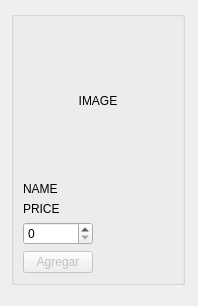
<?xml version="1.0" encoding="UTF-8"?>
<ui version="4.0">
 <class>layoutProducts</class>
 <widget class="QWidget" name="layoutProducts">
  <property name="geometry">
   <rect>
    <x>0</x>
    <y>0</y>
    <width>198</width>
    <height>306</height>
   </rect>
  </property>
  <property name="windowTitle">
   <string>Form</string>
  </property>
  <layout class="QFormLayout" name="formLayout">
   <item row="0" column="0">
    <widget class="QGroupBox" name="groupBox">
     <property name="title">
      <string/>
     </property>
     <layout class="QGridLayout" name="gridLayout">
      <item row="0" column="0">
       <widget class="QLabel" name="imageLB">
        <property name="minimumSize">
         <size>
          <width>150</width>
          <height>150</height>
         </size>
        </property>
        <property name="maximumSize">
         <size>
          <width>150</width>
          <height>150</height>
         </size>
        </property>
        <property name="text">
         <string>IMAGE</string>
        </property>
        <property name="alignment">
         <set>Qt::AlignCenter</set>
        </property>
       </widget>
      </item>
      <item row="1" column="0">
       <widget class="QLabel" name="nameProdLB">
        <property name="maximumSize">
         <size>
          <width>150</width>
          <height>16777215</height>
         </size>
        </property>
        <property name="acceptDrops">
         <bool>false</bool>
        </property>
        <property name="text">
         <string>NAME</string>
        </property>
        <property name="textFormat">
         <enum>Qt::AutoText</enum>
        </property>
        <property name="wordWrap">
         <bool>true</bool>
        </property>
       </widget>
      </item>
      <item row="3" column="0">
       <widget class="QLabel" name="priceLB">
        <property name="text">
         <string>PRICE</string>
        </property>
       </widget>
      </item>
      <item row="5" column="0">
       <widget class="QSpinBox" name="ammountSP">
        <property name="maximumSize">
         <size>
          <width>70</width>
          <height>16777215</height>
         </size>
        </property>
        <property name="maximum">
         <number>999</number>
        </property>
       </widget>
      </item>
      <item row="6" column="0">
       <widget class="QPushButton" name="addPB">
        <property name="enabled">
         <bool>false</bool>
        </property>
        <property name="maximumSize">
         <size>
          <width>70</width>
          <height>16777215</height>
         </size>
        </property>
        <property name="text">
         <string>Agregar</string>
        </property>
       </widget>
      </item>
     </layout>
    </widget>
   </item>
  </layout>
 </widget>
 <resources/>
 <connections/>
</ui>
